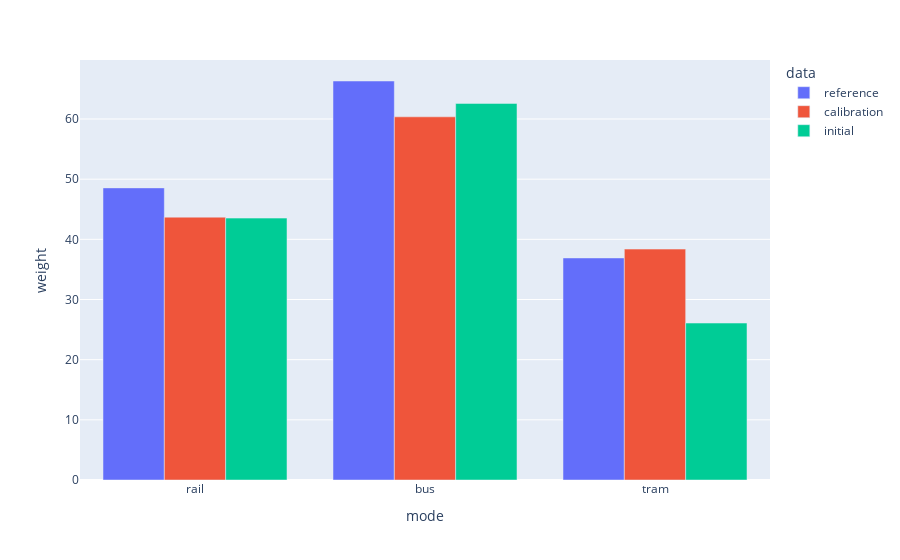

Notebook source saved alongside this figure:
### Code cell
modes = ["rail", "bus", "tram"]
columns = ["legs_{}".format(m) for m in modes]
rename = { c: m for c, m in zip(columns, modes) }

df_reference_modes = df_reference[columns + ["weight"]]
df_reference_modes = df_reference_modes.rename(columns = rename)
for mode in modes: df_reference_modes[mode] *= df_reference_modes["weight"].values
df_reference_modes = df_reference_modes.drop(columns = "weight")
df_reference_modes = pd.DataFrame({ "mode": modes, "weight": df_reference_modes.sum(axis = 0) })
df_reference_modes["data"] = "reference"

df_evaluation_modes = df_evaluation[columns + ["weight"]]
df_evaluation_modes = df_evaluation_modes.rename(columns = rename)
for mode in modes: df_evaluation_modes[mode] *= df_evaluation_modes["weight"].values
df_evaluation_modes = df_evaluation_modes.drop(columns = "weight")
df_evaluation_modes = pd.DataFrame({ "mode": modes, "weight": df_evaluation_modes.sum(axis = 0) })
df_evaluation_modes["data"] = "calibration"

df_initial_modes = df_initial[columns + ["weight"]]
df_initial_modes = df_initial_modes.rename(columns = rename)
for mode in modes: df_initial_modes[mode] *= df_initial_modes["weight"].values
df_initial_modes = df_initial_modes.drop(columns = "weight")
df_initial_modes = pd.DataFrame({ "mode": modes, "weight": df_initial_modes.sum(axis = 0) })
df_initial_modes["data"] = "initial"

df_modes = pd.concat([df_reference_modes, df_evaluation_modes, df_initial_modes])
px.bar(df_modes, x = "mode", y = "weight", color = "data", barmode = "group")

### Figure 1 — Plotly figure (JSON) as saved in the notebook; plotly's stock layout.template omitted (floating-point values rounded to 4 significant figures)
{"data": [{"alignmentgroup": "True", "hovertemplate": "data=reference<br>mode=%{x}<br>weight=%{y}<extra></extra>", "legendgroup": "reference", "marker": {"color": "#636efa", "pattern": {"shape": ""}}, "name": "reference", "offsetgroup": "reference", "orientation": "v", "showlegend": true, "textposition": "auto", "type": "bar", "x": ["rail", "bus", "tram"], "xaxis": "x", "y": [48.55, 66.32, 36.91], "yaxis": "y"}, {"alignmentgroup": "True", "hovertemplate": "data=calibration<br>mode=%{x}<br>weight=%{y}<extra></extra>", "legendgroup": "calibration", "marker": {"color": "#EF553B", "pattern": {"shape": ""}}, "name": "calibration", "offsetgroup": "calibration", "orientation": "v", "showlegend": true, "textposition": "auto", "type": "bar", "x": ["rail", "bus", "tram"], "xaxis": "x", "y": [43.69, 60.36, 38.38], "yaxis": "y"}, {"alignmentgroup": "True", "hovertemplate": "data=initial<br>mode=%{x}<br>weight=%{y}<extra></extra>", "legendgroup": "initial", "marker": {"color": "#00cc96", "pattern": {"shape": ""}}, "name": "initial", "offsetgroup": "initial", "orientation": "v", "showlegend": true, "textposition": "auto", "type": "bar", "x": ["rail", "bus", "tram"], "xaxis": "x", "y": [43.53, 62.59, 26.09], "yaxis": "y"}], "layout": {"barmode": "group", "legend": {"title": {"text": "data"}, "tracegroupgap": 0}, "margin": {"t": 60}, "xaxis": {"anchor": "y", "domain": [0, 1], "title": {"text": "mode"}}, "yaxis": {"anchor": "x", "domain": [0, 1], "title": {"text": "weight"}}}}
